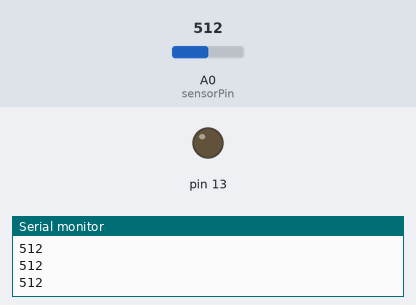
Bench run of a sketch on a simulated Arduino Uno, built with avr-gcc and run on an emulated ATmega328P. Shown: output pins drawn as LEDs (lit = HIGH), the last lines printed to the serial monitor. Inputs (shaded band) come from the test bench; at power-on: A0 (sensorPin) = 512.

Above: at 1.2 s.
1.3 s: A0 (sensorPin) set to 53
2.8 s: A0 (sensorPin) set to 44
At 3.7 s:
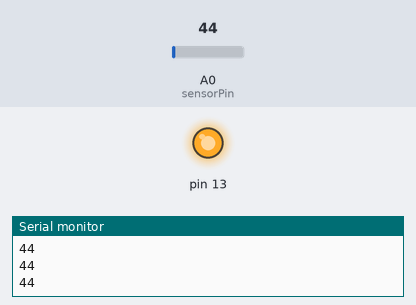
4.3 s: A0 (sensorPin) set to 60
At 4.9 s:
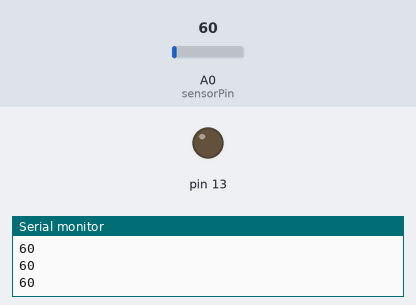
5.8 s: A0 (sensorPin) set to 40
At 6.2 s:
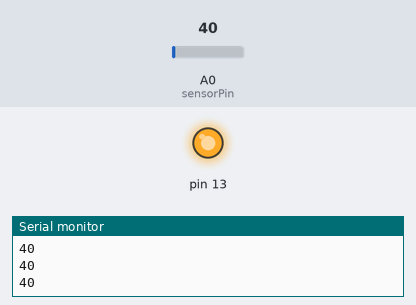
Timing chart, 0 to 8.3 s (numbered marks = the images above; inputs shaded):
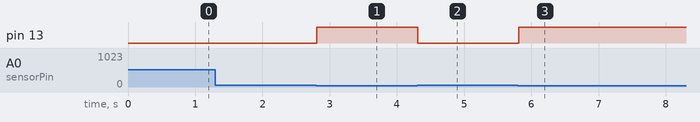

The sketch:

27._LDR.ino
```cpp
int sensorPin = A0;
int sensorValue=0;

void setup() {
  // put your setup code here, to run once:
Serial.begin(9600);
pinMode(13,OUTPUT);
}

void loop() {
  sensorValue=analogRead(sensorPin);
  Serial.println(sensorValue);
  if(sensorValue<50)
  {
      digitalWrite(13,HIGH);
  }
  else
  {
    digitalWrite(13,LOW);
  }
  delay(100);
  // put your main code here, to run repeatedly:

}
```

Measured:
- the behaviour switches between 50 and 49 on A0 (sensorPin) (found by bisection; images 0 and 1)
- after the input at 2.8 s, pin 13: LOW → HIGH at once
- after the input at 4.3 s, pin 13: HIGH → LOW at once
- after the input at 5.8 s, pin 13: LOW → HIGH at once
